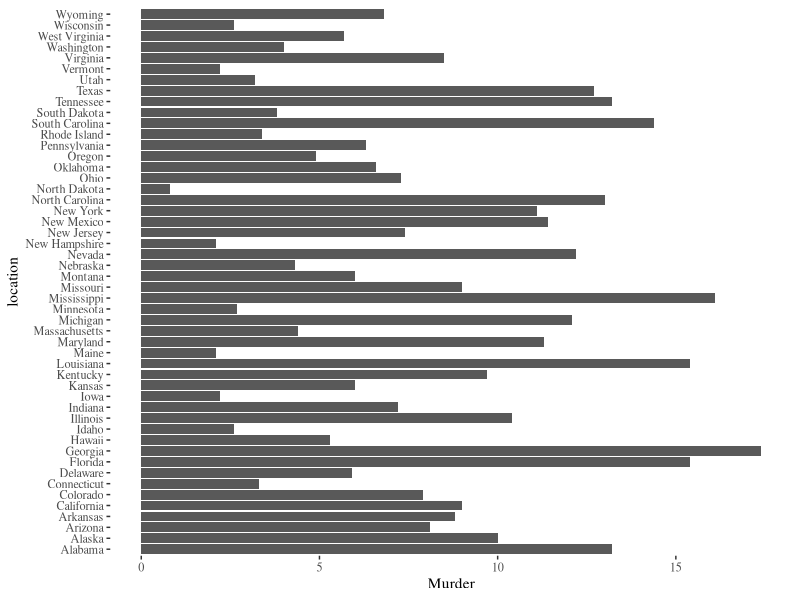

This chart was generated by the following R code:
library(ggplot2)

data_arrests = as.data.frame(get(data('USArrests')))
data_arrests <- cbind(location = rownames(data_arrests), data_arrests)

murder = ggplot(data_arrests, aes(
                x = Murder, 
                y= location))+
                geom_bar(stat='identity')+
                ggthemes::theme_tufte()




